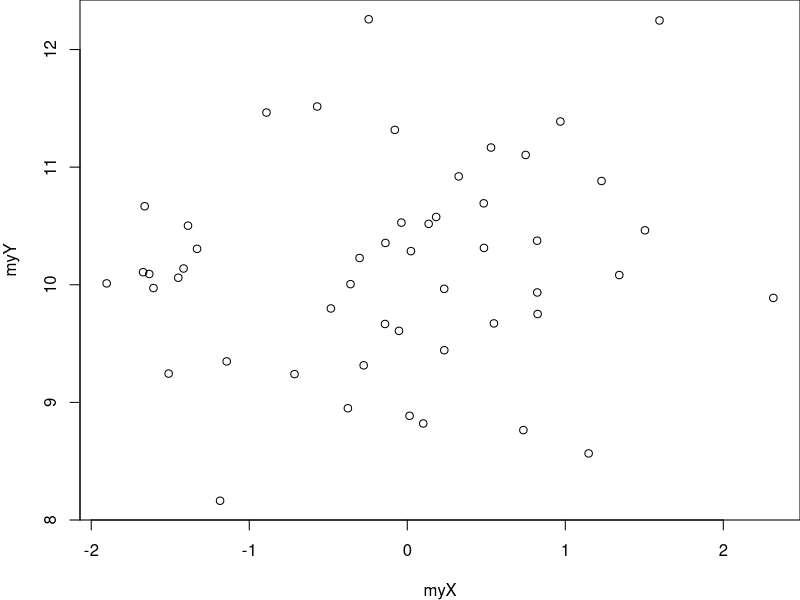
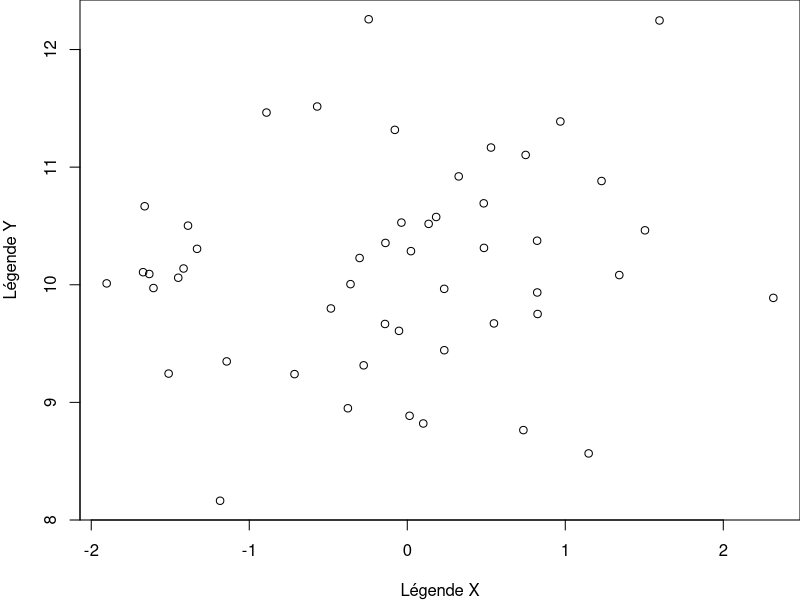
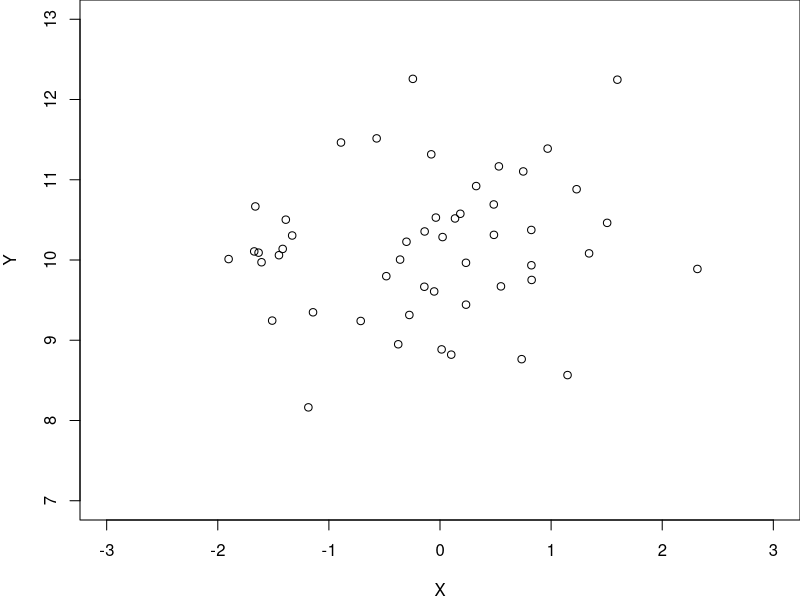
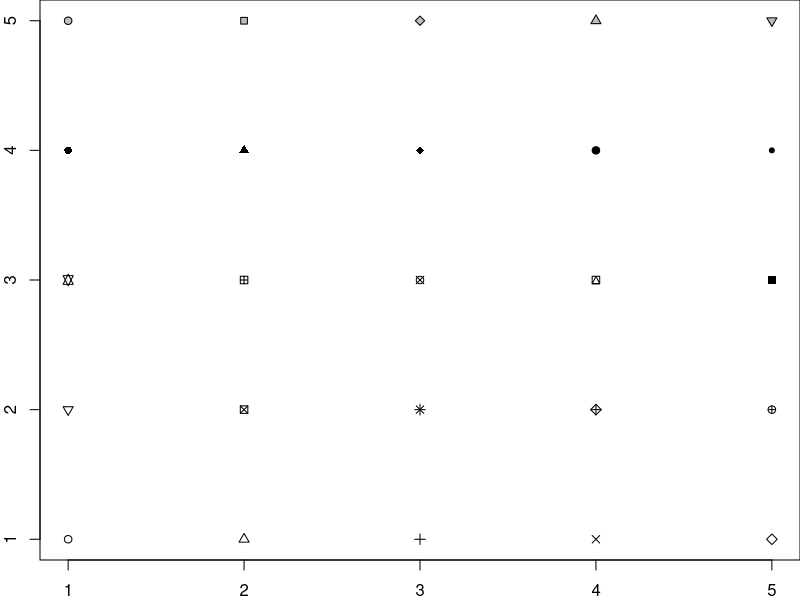
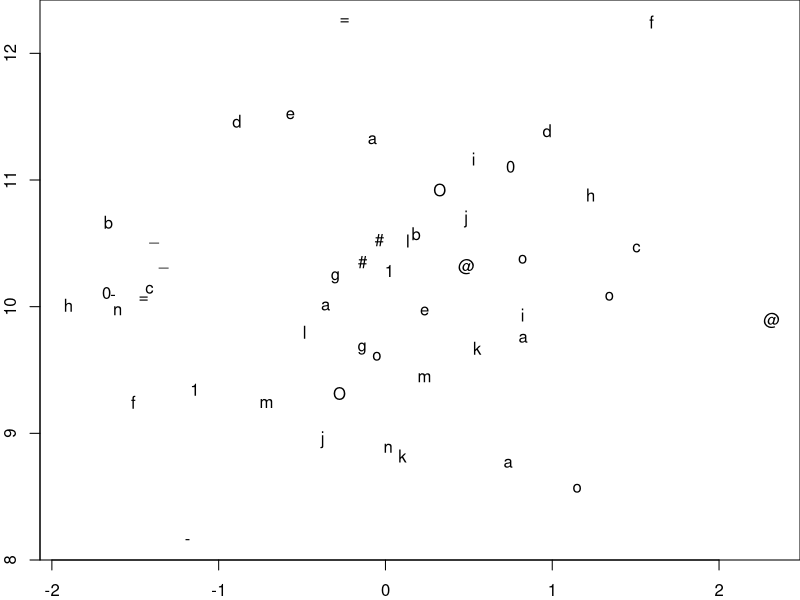
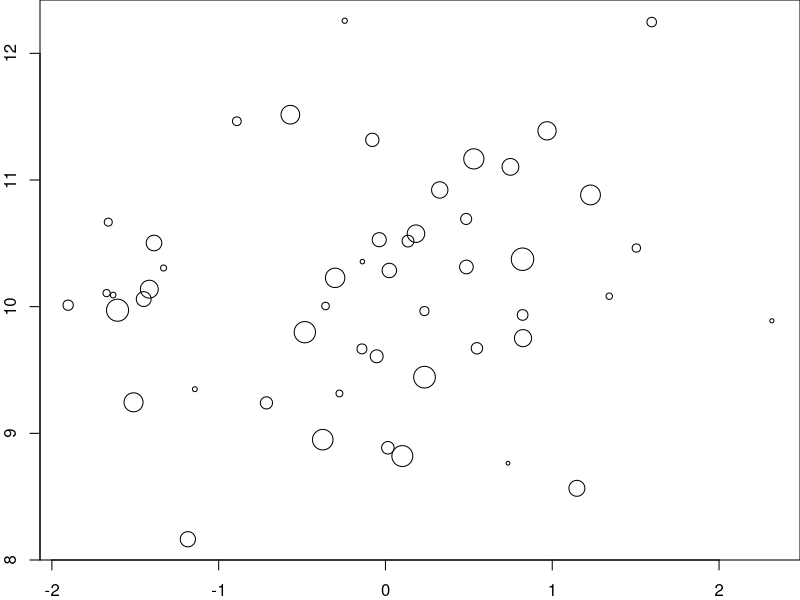
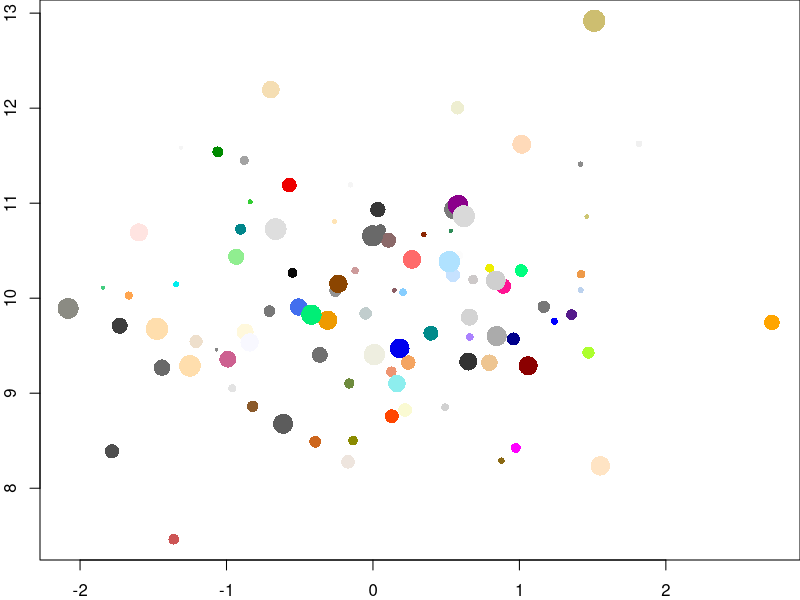
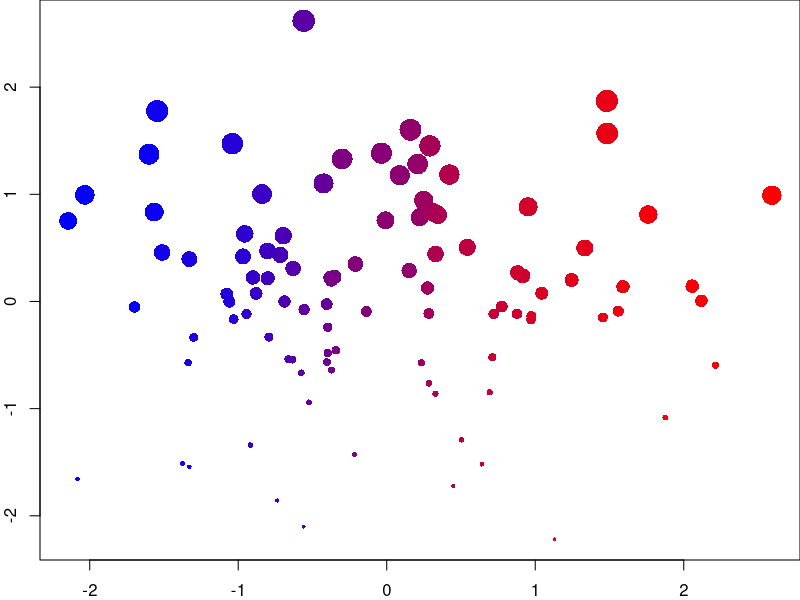

These charts were generated, in order, by the following R code:
# Les graphiques

# Graphiques simples 

## `plot`

op <- par(no.readonly = TRUE)

# tirage aléatoire de 50 valeurs dans une loi Normale
myX <- rnorm(50, mean = 0, sd = 1) 
myY <- rnorm(50, mean = 10, sd = 1)
par(mar = c(4, 4, 0, 0)) # réduction des marges
plot(x = myX, y = myY)

par(mar = c(4, 4, 0, 0)) # réduction des marges
plot(x = myX, y = myY, 
  xlab = "Légende X", ylab = "Légende Y")

par(mar = c(4, 4, 0, 0)) # réduction des marges
plot(x = myX, y = myY, 
  xlab = "X", ylab = "Y", 
  xlim = c(-3, 3), ylim = c(7, 13))

par(mar = c(2, 2, 0, 0)) # réduction des marges
plot(x = rep(seq(1:5), 5), y = rep(seq(1:5), each = 5),
  pch = 1:25, bg = "gray", xlab = "", ylab = "")

par(mar = c(2, 2, 0, 0)) # réduction des marges
plot(x = myX, y = myY, xlab = "", ylab = "",
  pch = c(
    "a", "@", "#", "1", "=", "-", "_", "o", "O", "0", 
    letters[1:15]))

par(mar = c(2, 2, 0, 0)) # réduction des marges
plot(x = myX, y = myY, xlab = "", ylab = "",
  cex = seq(from = 0.5, to = 3, length.out = 50))

myX <- rnorm(100, mean = 0, sd = 1)
myY <- rnorm(100, mean = 10, sd = 1)
par(mar = c(2, 2, 0, 0)) # réduction des marges
plot(x = myX, y = myY, xlab = "", ylab = "",
  cex = seq(from = 0.5, to = 3, length.out = 100),
  pch = 16,
  col = sample(colors(), 100))

myX <- rnorm(100)
myY <- rnorm(100)
dfGraph <- data.frame(myX, myY)
dfGraph <- dfGraph[order(dfGraph$myX),]
dfGraph$myCol <- colorRampPalette(c("blue", "red"))(100)
dfGraph <- dfGraph[order(dfGraph$myY),]
dfGraph$myCex <- seq(from = 0.5, to = 3, length.out = 100)
par(mar = c(2, 2, 0, 0)) # réduction des marges
plot(x = dfGraph$myX, y = dfGraph$myY, 
  cex = dfGraph$myCex, pch = 16, col = dfGraph$myCol, 
  xlab = "", ylab = "")

myX <- 1:20
myY <- rnorm(20, mean = 10, sd = 1)
par(mar = c(2, 2, 0, 0)) # réduction des marges
plot(x = myX, y = myY, xlab = "", ylab = "",
  type = 'b') # 'p', 'l', 'b', 'c', 'o', 'h', 's', 'S', 'n'

par(mfrow = c(1, 2), mar = c(2, 2, 0, 0))
plot(x = myX, y = myY, xlab = "", ylab = "",
  type = 'b', pch = 16, cex = 3) 
grid(lwd = 3, lty = 1)
plot(x = myX, y = myY, xlab = "", ylab = "",
  type = 'b', pch = 16, cex = 3, 
  panel.first = grid(lwd = 3, lty = 1)) 
par(mfrow = c(1, 1))

op <- par(no.readonly = TRUE)
par(mfrow = c(2, 2), mar = c(2, 2, 0, 0))
graph4 <- lapply(1:4, function(i){
  plot(x = rnorm(100), y = rnorm(100),
    xlab = "", ylab = "",
    col = i, pch = 16)
})
par(op)

myX <- rnorm(100)
myY <- rnorm(100)
par(mar = c(2, 2, 0, 0)) 
plot(x = myX, y = myY, xlab = "", ylab = "",
  xlim = c(-4, 4), ylim = c(-4, 4),   
  pch = 16, cex = 1.5, 
  col = sample(colors(), size = 100),
  panel.first = {
    grid()
    abline(v = c(min(myX), max(myX)), lty = 2)
    abline(h = c(min(myY), max(myY)), lty = 2)
    abline(v = mean(myX), lty = 1)
    abline(h = mean(myY), lty = 1)
})

## `hist` 

op <- par(no.readonly = TRUE)
par(mfrow = c(2, 2), mar = c(2, 2, 1, 1))
myX <- list(
  rnorm(1000),
  rgamma(1000, shape = 1),
  sample(1:100, size = 1000, replace = TRUE),
  rbeta(1000, shape1 = 1, shape2 = 2)
)
myTitle <- c("Normal", "Gamma", "Uniform", "Beta")
tr <- lapply(1:4, function(i){
  hist(myX[[i]], 
    col = heat.colors(15), 
    main = myTitle[i]
  )
})
par(op)

## `barplot` 

myX <- c(4, 5, 8)
par(mar = c(3, 3, 1, 1)) 
barplot(myX, names.arg = c("A", "B", "C"))

op <- par(no.readonly = TRUE)
par(mfrow = c(1, 2), mar = c(2, 2, 1, 1))
myX <- matrix(c(4, 5, 8, 4, 6, 2), nrow = 2)
barplot(myX, names.arg = c("A", "B", "C"))
myX <- matrix(c(4, 5, 8, 4, 6, 2, 3, 4, 5), nrow = 3)
barplot(myX, names.arg = c("A", "B", "C"))
par(op)

n <- 50
myX <- rnorm(n)
myY <- rnorm(n)
myCol <- c(2, sample(c(4, 2), size = (n - 1), replace = TRUE))
myColors <- colorRampPalette(c("blue", "red"))(100)
myYCut <- cut(myY, breaks = -4:4)
myXCut <- cut(myX, breaks = -4:4)
myYCutCol <- table(myCol, myYCut)
myXCutCol <- table(myCol, myXCut)
xCol <- round(
  myXCutCol[1,] / (myXCutCol[1,] + myXCutCol[2,]) * 100
)
xCol[is.na(xCol) | xCol == 0] <- 1
yCol <- round(
  myYCutCol[1,] / (myYCutCol[1,] + myYCutCol[2,]) * 100
)
yCol[is.na(yCol) | yCol == 0] <- 1
op <- par(no.readonly = TRUE)
par(mar = c(2, 3, 1, 1))
layout(matrix(c(1, 1, 0, 
                2, 2, 3, 
                2, 2, 3), ncol = 3, byrow = TRUE))
barplot(table(myXCut), las = 1, col = myColors[xCol])
plot(x = myX, y = myY, col = myCol, pch = 16, 
  xlim = c(-4, 4), ylim = c(-4, 4), cex = 1.5, 
  panel.first = grid())
barplot(
  table(myYCut), 
  las = 1, 
  horiz = TRUE, 
  col = myColors[yCol])
par(op)

graphBarplotCol <- function(n){
  myX <- rnorm(n)
  myY <- rnorm(n)
  myCol <- c(2, sample(c(4, 2), size = (n - 1), replace = TRUE))
  myColors <- colorRampPalette(c("blue", "red"))(100)
  myYCut <- cut(myY, breaks = -4:4)
  myXCut <- cut(myX, breaks = -4:4)
  myYCutCol <- table(myCol, myYCut)
  myXCutCol <- table(myCol, myXCut)
  xCol <- round(
    myXCutCol[1,] / (myXCutCol[1,] + myXCutCol[2,]) * 100
  )
  xCol[is.na(xCol) | xCol == 0] <- 1
  yCol <- round(
    myYCutCol[1,] / (myYCutCol[1,] + myYCutCol[2,]) * 100
  )
  yCol[is.na(yCol) | yCol == 0] <- 1
  op <- par(no.readonly = TRUE)
  par(mar = c(2, 3, 1, 1))
  layout(matrix(c(1, 1, 0, 
                  2, 2, 3, 
                  2, 2, 3), ncol = 3, byrow = TRUE))
  barplot(table(myXCut), las = 1, col = myColors[xCol])
  plot(x = myX, y = myY, col = myCol, pch = 16, 
    xlim = c(-4, 4), ylim = c(-4, 4), cex = 1.5, 
    panel.first = grid())
  barplot(
    table(myYCut), 
    las = 1, 
    horiz = TRUE, 
    col = myColors[yCol])
  par(op)
}
graphBarplotCol(n = 1000)

par(mar = c(3, 1, 1, 1)) # réduction des marges
barplot(rnorm(20), horiz = TRUE, col = rainbow(20))

gender <- data.frame(
  m = cut(sample(1:75, 1000, replace = TRUE), 
    breaks = seq(from = 0, to = 80, by = 10)), 
  f = cut(sample(1:75, 1000, replace = TRUE), 
    breaks = seq(from = 0, to = 80, by = 10))
)
op <- par(no.readonly = TRUE)
par(mfrow = c(1, 2), mar = c(2, 1, 2, 1))
barplot(
  -table(gender$f), 
  horiz = TRUE, 
  col = "salmon")
barplot(
  table(gender$m), 
  horiz = TRUE, 
  col = "lightblue")
par(op)

## `boxplot` 

df <- data.frame(
  box1 = rnorm(1000), 
  box2 = rgamma(1000, shape = 1), 
  box3 = sample(-3:3, size = 1000, replace = TRUE),
  box4 = rbeta(1000, shape1 = 1, shape2 = 2)
)
par(mar = c(2, 2, 0, 0)) # réduction des marges
boxplot(
  df, 
  col = c(
    rgb(0, 94, 255, maxColorValue = 255),  
    rgb(255, 0, 174, maxColorValue = 255),  
    rgb(255, 136, 0, maxColorValue = 255),  
    rgb(119, 255, 0, maxColorValue = 255)))

df$cat <- sample(
  c("w", "x", "y", "z"), 
  size = 1000, 
  replace = TRUE)
par(mar = c(4, 4, 0, 0)) 
boxplot(
  df$box3 ~ df$cat, 
  col = c(rgb(0, 94, 255, maxColorValue = 255),  
    rgb(255, 0, 174, maxColorValue = 255),  
    rgb(255, 136, 0, maxColorValue = 255),  
    rgb(119, 255, 0, maxColorValue = 255)), 
  ylab = "Box3")

df$cat2 <- sample(1:3, size = 1000, replace = TRUE)
par(mar = c(2, 2, 0, 0)) 
boxplot(
  df$box4 ~ df$cat*df$cat2, 
  col = c(
    rgb(0, 94, 255, maxColorValue = 255),  
    rgb(255, 0, 174, maxColorValue = 255),  
    rgb(255, 136, 0, maxColorValue = 255),  
    rgb(119, 255, 0, maxColorValue = 255)), 
  ylab = "Box4")

df$cat <- sample(
  c("w", "x", "y", "z"), 
  size = 1000, 
  replace = TRUE)
par(mar = c(2, 2, 0, 0)) 
boxplot(
  df$box2 ~ df$cat, 
  horizontal = TRUE, 
  col = c(rgb(255, 110, 0, maxColorValue = 255),  
  rgb(230, 255, 0, maxColorValue = 255),  
  rgb(0, 178, 255, maxColorValue = 255),  
  rgb(166, 0, 255, maxColorValue = 255)), xlab = "Box2")

## Autres graphiques

## Conclusion
